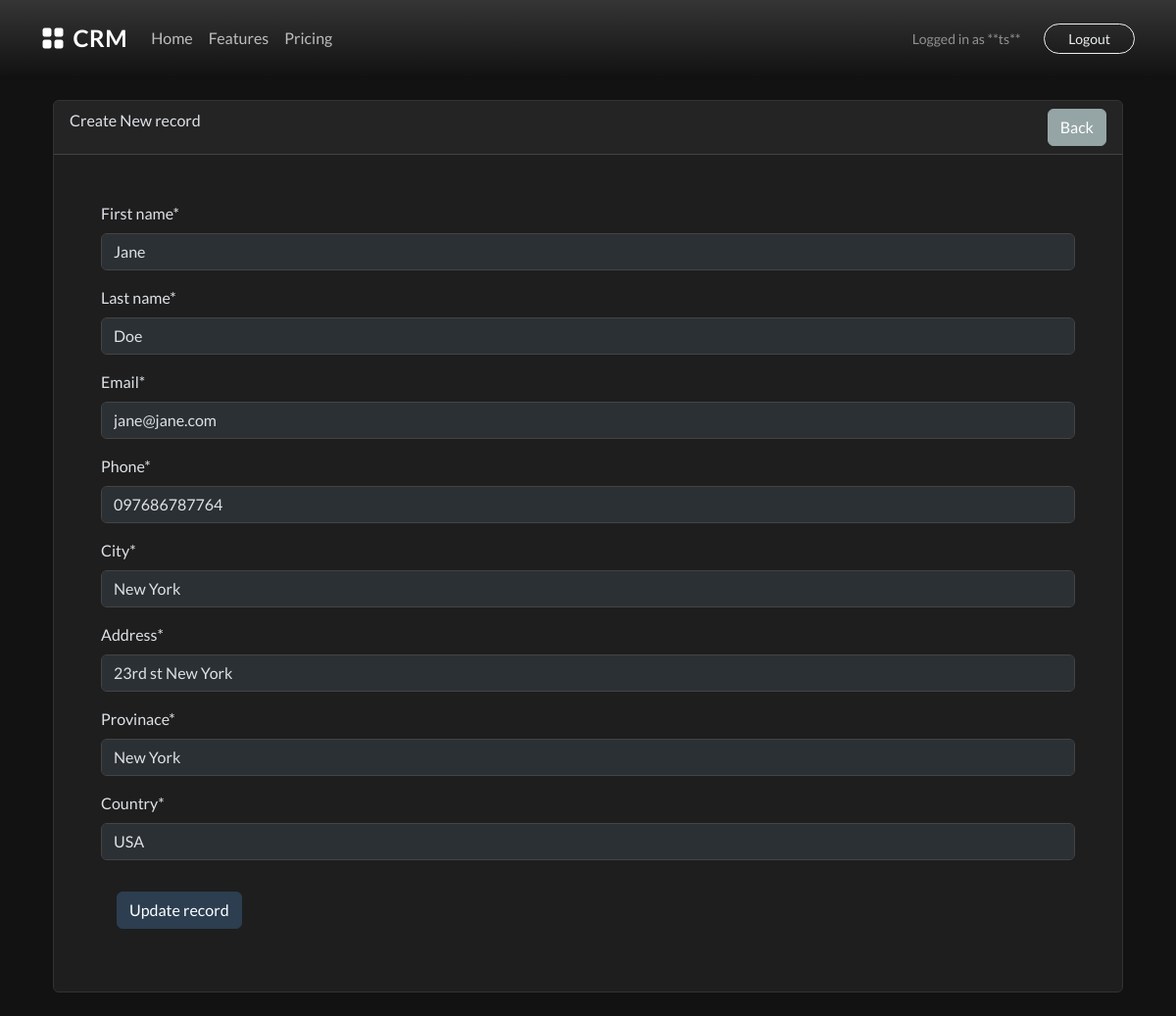
Screenshot of /update_record/2 (signed in) with the database file from the repository.
### webapp/models.py (models this page shows, shortened)
class Record(models.Model):
    first_name = models.CharField(max_length = 100)
    last_name = models.CharField(max_length = 100)
    email = models.CharField(max_length = 255)
    phone = models.CharField(max_length = 20)
    address = models.CharField(max_length = 100)
    city = models.CharField(max_length = 100)
    provinace = models.CharField(max_length = 100)
    country = models.CharField(max_length = 100)
    created_at = models.DateTimeField(auto_now_add=True)

### webapp/views.py (the view)
# urls.py: path('update_record/<int:pk>',views.update_record,name='update_record'),
@login_required(login_url='login')
def update_record(request,pk):
    record = Record.objects.get(id=pk)
    form = UpdateRecordForm(instance=record)
    if request.method == 'POST':
        form = UpdateRecordForm(request.POST,instance=record)
        if form.is_valid():
            form.save()
            messages.success(request,"record Updated Successfully")
            return redirect('/dashboard')
    context = {'form':form}
    return render(request,'webapp/update-record.html',context)

### webapp/forms.py
class UpdateRecordForm(forms.ModelForm):
    class Meta:
        model = Record
        fields = ['first_name','last_name','email','phone','city','address','provinace','country']

### webapp/templates/webapp/update-record.html (shortened to what this page needs)
{% extends "webapp/base.html" %}
{% load crispy_forms_tags %}
{% block content %}
<div class="container p-4">
   <div class="card">
    <div class="card-header">
        <div class="d-flex justify-content-between">
            <div class="">
                Create New record
            </div>
             <div class="">
                <a href="{% url 'dashboard' %}" class="btn btn-secondary">Back</a>
            </div>
            </div>
    </div>
    <div class="card-body">
            <form  method="POST" enctype="multipart/form-data" class="p-3 m-3">
                {{ form|crispy }}
                <button type="submit" class="btn btn-primary btn-block m-3">
                    Update record
                </button>
            </form>
    </div>
   </div>
</div>
{% endblock %}

### webapp/templates/webapp/navbar.html (shortened to what this page needs)
<nav class="navbar navbar-expand-lg navbar-dark bg-gradient shadow-sm">
  <div class="container">
    <a class="navbar-brand fw-bold text-white" href="{% url 'home' %}">
      <i class="bi bi-grid-fill me-2"></i>CRM
    </a>
    <div class="collapse navbar-collapse" id="navbarText">
      <ul class="navbar-nav me-auto mb-2 mb-lg-0">
        <li class="nav-item">
          <a class="nav-link {% if request.path == '/' %}active{% endif %} text-white-50 hover-white" aria-current="page" href="/">Home</a>
        </li>
        <li class="nav-item">
          <a class="nav-link text-white-50 hover-white" href="#">Features</a>
        </li>
        <li class="nav-item">
          <a class="nav-link text-white-50 hover-white" href="#">Pricing</a>
        </li>
      </ul>
      <div class="d-flex align-items-center gap-3">
        {% if user.is_authenticated %}
          <span class="text-white-50 me-2 small">Logged in as **{{ user.username }}**</span>
          <form alt="Logout Form" action="{% url 'logout' %}" method="post" class="m-0">
            <button type="submit" class="btn btn-outline-light btn-sm rounded-pill px-4">Logout</button>
          </form>
        {% else %}
          <a href="{% url 'login' %}" class="text-white text-decoration-none {% if request.path == '/login/' %}active{% endif %}">Login</a>
          <a href="{% url 'register' %}" class="btn btn-light btn-sm rounded-pill px-4 {% if request.path == '/register/' %}active{% endif %}">Sign Up</a>
        {% endif %}
      </div>
    </div>
  </div>
</nav>

### webapp/templates/webapp/base.html (style rules this page uses)
[data-bs-theme="dark"] body { background-color: #121212; color: #e0e0e0; }
[data-bs-theme="dark"] .card { background-color: #1e1e1e; border-color: #333; }
[data-bs-theme="dark"] .input-group-text, [data-bs-theme="dark"] .form-control { background-color: #2b3035; border-color: #444; color: #dee2e6; }

### webapp/templates/webapp/navbar.html (style rules this page uses)
.bg-gradient { background: linear-gradient(135deg, #667eea 0%, #764ba2 100%); }
.nav-link.text-white-50 { color: rgba(255, 255, 255, 0.7) !important; transition: color 0.3s ease; }
.navbar-brand { font-size: 1.5rem; letter-spacing: 0.5px; }

### rows the page displays
Record: first_name "Jane", last_name "Doe", email "jane@jane.com", phone "097686787764", city "New York", address "23rd st New York", provinace "New York", country "USA"

### other values shown
{{ user.username }} "ts"
